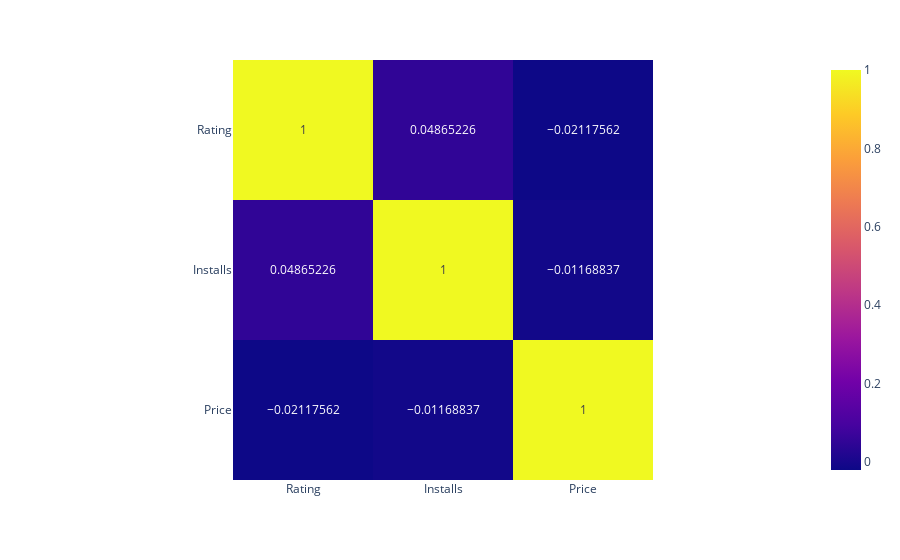

Notebook cell for this chart:
### Code cell
def compute_correlations_matrix(dataset):
    fig = px.imshow(dataset.select_dtypes(np.number).corr(), text_auto=True)
    fig.show()
    
compute_correlations_matrix(clean_data)

### Figure 1 — Plotly figure (JSON) as saved in the notebook; plotly's stock layout.template omitted (floating-point values rounded to 4 significant figures)
{"data": [{"coloraxis": "coloraxis", "hovertemplate": "x: %{x}<br>y: %{y}<br>color: %{z}<extra></extra>", "name": "0", "texttemplate": "%{z}", "type": "heatmap", "x": ["Rating", "Installs", "Price"], "xaxis": "x", "y": ["Rating", "Installs", "Price"], "yaxis": "y", "z": [[1, 0.04865, -0.02118], [0.04865, 1, -0.01169], [-0.02118, -0.01169, 1]]}], "layout": {"coloraxis": {"colorscale": [[0, "#0d0887"], [0.1111, "#46039f"], [0.2222, "#7201a8"], [0.3333, "#9c179e"], [0.4444, "#bd3786"], [0.5556, "#d8576b"], [0.6667, "#ed7953"], [0.7778, "#fb9f3a"], [0.8889, "#fdca26"], [1, "#f0f921"]]}, "margin": {"t": 60}, "xaxis": {"anchor": "y", "constrain": "domain", "domain": [0, 1], "scaleanchor": "y"}, "yaxis": {"anchor": "x", "autorange": "reversed", "constrain": "domain", "domain": [0, 1]}}}
